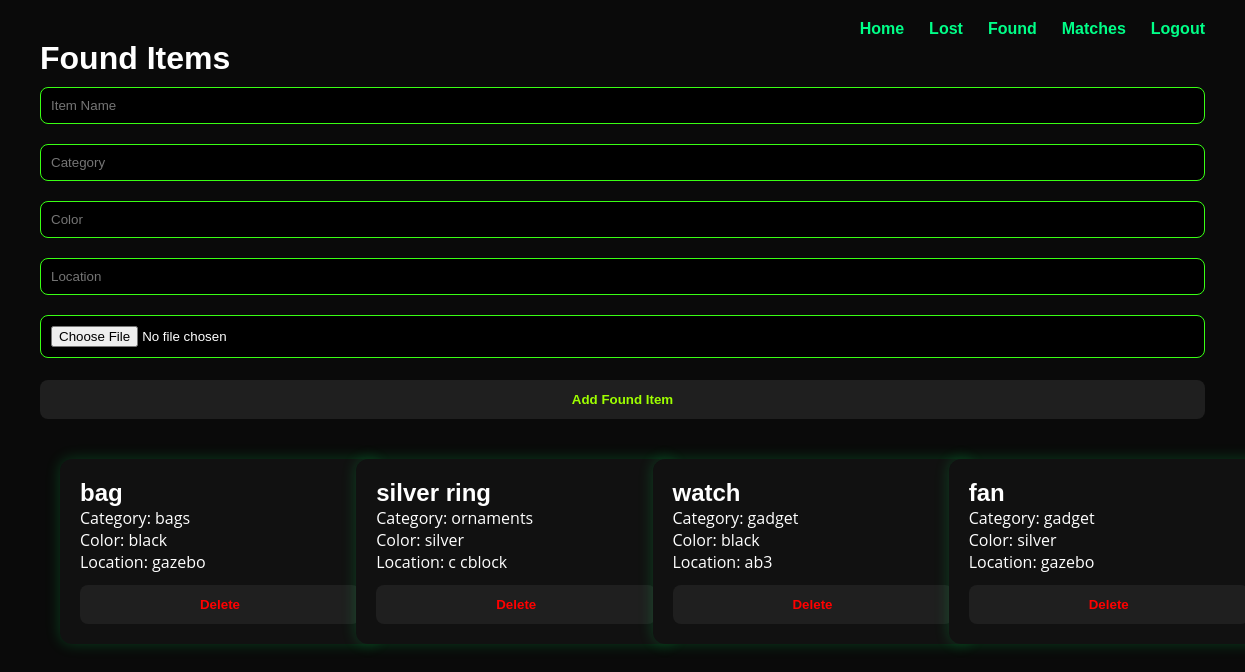
Screenshot of /found (signed in) with the database file from the repository.
### tables this page shows
CREATE TABLE found_items(
        id INTEGER PRIMARY KEY,
        name TEXT, category TEXT, color TEXT, location TEXT,
        image TEXT, finder_email TEXT);

### app.py (the view, shortened to what this page needs)
@app.route("/found", methods=["GET","POST"])
def found():
    if "user" not in session:
        return redirect("/login")
    conn=sqlite3.connect("database.db")
    c=conn.cursor()
    c.execute("SELECT * FROM found_items")
    items=c.fetchall()
    conn.close()
    return render_template("found.html", items=items)

### templates/found.html (shortened to what this page needs)
<!DOCTYPE html>
<html>
<head>
<link rel="stylesheet" href="{{ url_for('static', filename='styles.css') }}">
</head>
<body>
<div class="top-nav">
    <a href="/home">Home</a>
    <a href="/lost">Lost</a>
    <a href="/found">Found</a>
    <a href="/matches">Matches</a>
    <a href="/logout">Logout</a>
</div>
<h1>Found Items</h1>
<form method="POST" enctype="multipart/form-data">
    <input name="name" placeholder="Item Name" required>
    <input name="category" placeholder="Category" required>
    <input name="color" placeholder="Color" required>
    <input name="location" placeholder="Location" required>
    <input type="file" name="image" required>
    <button type="submit">Add Found Item</button>
</form>
<div class="grid">
{% for item in items %}
<div class="card">
<h2>{{item[1]}}</h2>
<p>Category: {{item[2]}}</p>
<p>Color: {{item[3]}}</p>
<p>Location: {{item[4]}}</p>
<a href="/delete-found/{{ item[0] }}"
   onclick="return confirm('Delete this item?')">
    <button class="delete-btn">Delete</button>
</a>
</div>
{% endfor %}
</div>
</body>
</html>

### static/styles.css (style rules this page uses)
* { margin: 0; padding: 0; box-sizing: border-box; }
body { font-family: "Poppins", sans-serif; background: #070707; color: white; }
input { width: 100%; padding: 12px; margin-bottom: 15px; background: black; border: 1px solid #222; color: white; border-radius: 8px; }
button { width: 100%; padding: 12px; background: black; border: 1px solid #b6ff00; color: #b6ff00; border-radius: 8px; cursor: pointer; transition: 0.3s; }
.card { background: #111; border-radius: 12px; padding: 20px; margin: 20px; width: 240px; display: inline-block; transition: 0.3s; box-shadow: 0 0 12px rgba(182,255,0,0.15); }
h1, h2, h3 { font-family: "Orbitron", sans-serif; }
p { font-family: "Open Sans", sans-serif; }
body { background: #0b0b0b; font-family: Arial, sans-serif; color: white; }
.card { background: #111; padding: 30px; border-radius: 12px; box-shadow: 0 0 15px #39ff14; width: 320px; }
input { width: 100%; padding: 10px; margin: 10px 0; background: #000; border: 1px solid #39ff14; color: white; }
button { width: 100%; padding: 12px; margin-top: 12px; border-radius: 8px; border: none; background: #1f1f1f; color: #9eff00; font-weight: bold; transition: 0.3s; }
a { color: #39ff14; text-decoration: none; }
body { background:#0a0a0a; color:white; font-family:Arial; padding:40px; }
.grid { display:grid; grid-template-columns:repeat(auto-fit,minmax(260px,1fr)); gap:20px; margin-top:20px; }
.card { background:#111; padding:20px; border-radius:12px; box-shadow:0 0 15px rgba(0,255,100,0.2); }
.delete-btn { color:red; font-weight:bold; }

### templates/found.html (style rules this page uses)
body { position: relative; }
.top-nav { position: absolute; top: 20px; right: 40px; display: flex; gap: 25px; }
.top-nav a { color: #00ff88; text-decoration: none; font-weight: bold; }

### rows the page displays
found_items: name "bag", category "bags", color "black", location "gazebo"
found_items: name "silver ring", category "ornaments", color "silver", location "c cblock"
found_items: name "watch", category "gadget", color "black", location "ab3"
found_items: name "fan", category "gadget", color "silver", location "gazebo"
